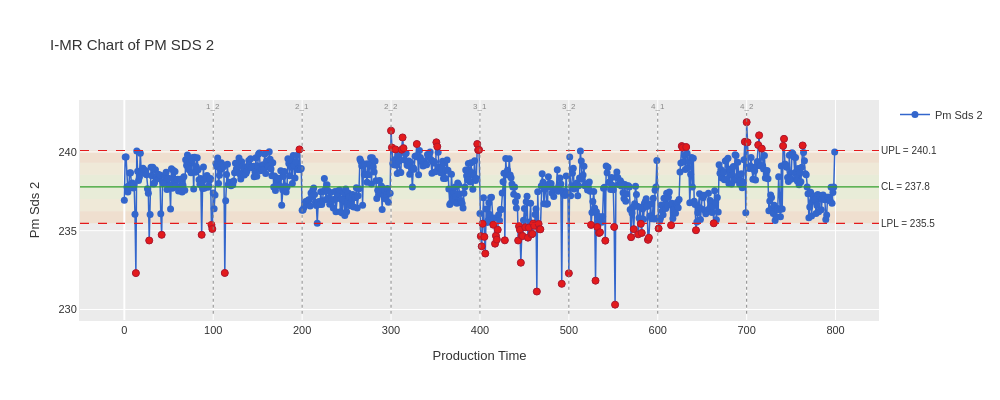

Write notebook code for a chart like this one.
### Code cell
result_pm2_all.plot(chart='Imr', show_zones=True, template='ggplot').show()

### Figure 1 — Plotly figure (JSON) as saved in the notebook; plotly's stock layout.template omitted (floating-point values rounded to 4 significant figures; data arrays with more than 128 entries replaced by an {"elided": "..."} marker saying what was removed)
{"data": [{"hovertemplate": "%{x}<br>%{y:.3f}<extra></extra>", "line": {"color": "#3366CC", "width": 1.5}, "marker": {"color": "#3366CC", "size": 7}, "mode": "lines+markers", "name": "Pm Sds 2", "type": "scatter", "x": {"elided": "800 int values"}, "y": {"elided": "800 float values"}}, {"hovertemplate": "Beyond Limits<br>%{x}<br>%{y:.3f}<extra></extra>", "marker": {"color": "#E31A1C", "line": {"color": "#B2182B", "width": 1}, "size": 7, "symbol": "circle"}, "mode": "markers", "name": "Beyond Limits", "showlegend": false, "type": "scatter", "x": [13, 28, 42, 87, 98, 99, 113, 197, 300, 301, 305, 312, 313, 314, 329, 351, 352, 397, 398, 399, 401, 402, 403, 405, 406, 415, 417, 418, 419, 420, 428, 443, 444, 445, 446, 447, 448, 451, 454, 455, 458, 459, 460, 461, 464, 466, 467, 468, 492, 500, 525, 530, 532, 534, 535, 541, 551, 552, 570, 573, 578, 581, 582, 589, 590, 601, 615, 627, 628, 632, 643, 663, 698, 700, 701, 713, 714, 717, 741, 742, 763], "y": [232.3, 234.4, 234.7, 234.7, 235.4, 235.1, 232.3, 240.2, 241.3, 240.3, 240.2, 240.1, 240.9, 240.2, 240.5, 240.6, 240.3, 240.5, 240.1, 240.1, 234.7, 234.0, 235.4, 234.6, 233.6, 235.4, 234.2, 234.7, 234.4, 235.1, 234.4, 234.4, 235.3, 235.1, 233.0, 234.7, 234.7, 235.2, 234.6, 235.2, 234.8, 234.8, 235.4, 235.3, 231.1, 235.4, 235.1, 235.1, 231.6, 232.3, 235.4, 231.8, 235.2, 234.9, 234.9, 234.4, 235.2, 230.3, 234.6, 235.1, 234.8, 235.4, 234.9, 234.4, 234.6, 235.1, 235.3, 240.4, 240.3, 240.3, 235.0, 235.5, 240.6, 241.9, 240.6, 240.4, 241.1, 240.2, 240.4, 240.8, 240.4]}], "layout": {"annotations": [{"font": {"size": 10}, "showarrow": false, "text": "UPL = 240.1", "x": 1, "xanchor": "left", "xref": "x domain", "y": 240.1, "yanchor": "middle", "yref": "y"}, {"font": {"size": 10}, "showarrow": false, "text": "LPL = 235.5", "x": 1, "xanchor": "left", "xref": "x domain", "y": 235.5, "yanchor": "middle", "yref": "y"}, {"font": {"size": 10}, "showarrow": false, "text": "CL = 237.8", "x": 1, "xanchor": "left", "xref": "x domain", "y": 237.8, "yanchor": "middle", "yref": "y"}, {"font": {"color": "#888888", "size": 8}, "showarrow": false, "text": "1_2", "x": 100, "y": 242.5, "yanchor": "bottom"}, {"font": {"color": "#888888", "size": 8}, "showarrow": false, "text": "2_1", "x": 200, "y": 242.5, "yanchor": "bottom"}, {"font": {"color": "#888888", "size": 8}, "showarrow": false, "text": "2_2", "x": 300, "y": 242.5, "yanchor": "bottom"}, {"font": {"color": "#888888", "size": 8}, "showarrow": false, "text": "3_1", "x": 400, "y": 242.5, "yanchor": "bottom"}, {"font": {"color": "#888888", "size": 8}, "showarrow": false, "text": "3_2", "x": 500, "y": 242.5, "yanchor": "bottom"}, {"font": {"color": "#888888", "size": 8}, "showarrow": false, "text": "4_1", "x": 600, "y": 242.5, "yanchor": "bottom"}, {"font": {"color": "#888888", "size": 8}, "showarrow": false, "text": "4_2", "x": 700, "y": 242.5, "yanchor": "bottom"}], "font": {"color": "#333333", "family": "sans-serif", "size": 11}, "height": 400, "hovermode": "x unified", "paper_bgcolor": "white", "plot_bgcolor": "#EBEBEB", "shapes": [{"fillcolor": "#D9EF8B", "layer": "below", "line": {"width": 0}, "opacity": 0.2, "type": "rect", "x0": 0, "x1": 1, "xref": "x domain", "y0": 237.0, "y1": 238.6, "yref": "y"}, {"fillcolor": "#FEE08B", "layer": "below", "line": {"width": 0}, "opacity": 0.2, "type": "rect", "x0": 0, "x1": 1, "xref": "x domain", "y0": 238.6, "y1": 239.3, "yref": "y"}, {"fillcolor": "#FEE08B", "layer": "below", "line": {"width": 0}, "opacity": 0.2, "type": "rect", "x0": 0, "x1": 1, "xref": "x domain", "y0": 236.2, "y1": 237.0, "yref": "y"}, {"fillcolor": "#FDAE61", "layer": "below", "line": {"width": 0}, "opacity": 0.2, "type": "rect", "x0": 0, "x1": 1, "xref": "x domain", "y0": 239.3, "y1": 240.1, "yref": "y"}, {"fillcolor": "#FDAE61", "layer": "below", "line": {"width": 0}, "opacity": 0.2, "type": "rect", "x0": 0, "x1": 1, "xref": "x domain", "y0": 235.5, "y1": 236.2, "yref": "y"}, {"line": {"color": "#E31A1C", "dash": "dash", "width": 1.2}, "type": "line", "x0": 0, "x1": 1, "xref": "x domain", "y0": 240.1, "y1": 240.1, "yref": "y"}, {"line": {"color": "#E31A1C", "dash": "dash", "width": 1.2}, "type": "line", "x0": 0, "x1": 1, "xref": "x domain", "y0": 235.5, "y1": 235.5, "yref": "y"}, {"line": {"color": "#33A02C", "width": 1.2}, "type": "line", "x0": 0, "x1": 1, "xref": "x domain", "y0": 237.8, "y1": 237.8, "yref": "y"}, {"line": {"color": "#888888", "dash": "dot", "width": 1}, "type": "line", "x0": 100, "x1": 100, "y0": 229.7, "y1": 242.5}, {"line": {"color": "#888888", "dash": "dot", "width": 1}, "type": "line", "x0": 200, "x1": 200, "y0": 229.7, "y1": 242.5}, {"line": {"color": "#888888", "dash": "dot", "width": 1}, "type": "line", "x0": 300, "x1": 300, "y0": 229.7, "y1": 242.5}, {"line": {"color": "#888888", "dash": "dot", "width": 1}, "type": "line", "x0": 400, "x1": 400, "y0": 229.7, "y1": 242.5}, {"line": {"color": "#888888", "dash": "dot", "width": 1}, "type": "line", "x0": 500, "x1": 500, "y0": 229.7, "y1": 242.5}, {"line": {"color": "#888888", "dash": "dot", "width": 1}, "type": "line", "x0": 600, "x1": 600, "y0": 229.7, "y1": 242.5}, {"line": {"color": "#888888", "dash": "dot", "width": 1}, "type": "line", "x0": 700, "x1": 700, "y0": 229.7, "y1": 242.5}], "showlegend": true, "title": {"text": "I-MR Chart of PM SDS 2"}, "width": 1000, "xaxis": {"gridcolor": "white", "gridwidth": 1, "linecolor": "#EBEBEB", "linewidth": 1, "showgrid": true, "showline": true, "title": {"text": "Production Time"}}, "yaxis": {"gridcolor": "white", "gridwidth": 1, "linecolor": "#EBEBEB", "linewidth": 1, "showgrid": true, "showline": true, "title": {"text": "Pm Sds 2"}}}}
